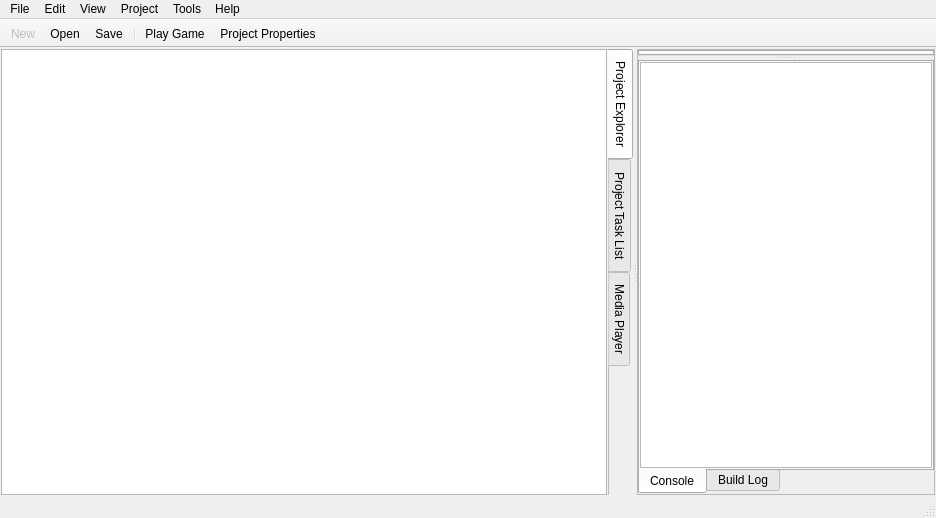
<?xml version="1.0" encoding="UTF-8"?>
<ui version="4.0">
 <class>MainWindow</class>
 <widget class="QMainWindow" name="MainWindow">
  <property name="geometry">
   <rect>
    <x>0</x>
    <y>0</y>
    <width>936</width>
    <height>518</height>
   </rect>
  </property>
  <property name="sizePolicy">
   <sizepolicy hsizetype="Preferred" vsizetype="Preferred">
    <horstretch>0</horstretch>
    <verstretch>0</verstretch>
   </sizepolicy>
  </property>
  <property name="windowTitle">
   <string>QtSphere IDE</string>
  </property>
  <property name="documentMode">
   <bool>false</bool>
  </property>
  <property name="tabShape">
   <enum>QTabWidget::Rounded</enum>
  </property>
  <property name="unifiedTitleAndToolBarOnMac">
   <bool>false</bool>
  </property>
  <widget class="QWidget" name="centralWidget">
   <property name="autoFillBackground">
    <bool>false</bool>
   </property>
   <layout class="QVBoxLayout" name="verticalLayout_5">
    <property name="leftMargin">
     <number>1</number>
    </property>
    <property name="topMargin">
     <number>1</number>
    </property>
    <property name="rightMargin">
     <number>1</number>
    </property>
    <property name="bottomMargin">
     <number>1</number>
    </property>
    <item>
     <widget class="QSplitter" name="splitter">
      <property name="enabled">
       <bool>true</bool>
      </property>
      <property name="orientation">
       <enum>Qt::Horizontal</enum>
      </property>
      <property name="opaqueResize">
       <bool>true</bool>
      </property>
      <widget class="QTabWidget" name="sideBar">
       <property name="sizePolicy">
        <sizepolicy hsizetype="Preferred" vsizetype="Preferred">
         <horstretch>0</horstretch>
         <verstretch>2</verstretch>
        </sizepolicy>
       </property>
       <property name="tabPosition">
        <enum>QTabWidget::East</enum>
       </property>
       <property name="tabShape">
        <enum>QTabWidget::Rounded</enum>
       </property>
       <property name="currentIndex">
        <number>0</number>
       </property>
       <property name="documentMode">
        <bool>true</bool>
       </property>
       <widget class="QWidget" name="projectExplorerTab">
        <property name="sizePolicy">
         <sizepolicy hsizetype="Expanding" vsizetype="Preferred">
          <horstretch>0</horstretch>
          <verstretch>0</verstretch>
         </sizepolicy>
        </property>
        <attribute name="title">
         <string>Project Explorer</string>
        </attribute>
        <layout class="QVBoxLayout" name="verticalLayout">
         <property name="leftMargin">
          <number>0</number>
         </property>
         <property name="topMargin">
          <number>0</number>
         </property>
         <property name="rightMargin">
          <number>0</number>
         </property>
         <property name="bottomMargin">
          <number>0</number>
         </property>
         <item>
          <widget class="QTreeView" name="treeView">
           <property name="animated">
            <bool>true</bool>
           </property>
           <attribute name="headerVisible">
            <bool>false</bool>
           </attribute>
          </widget>
         </item>
        </layout>
       </widget>
       <widget class="QWidget" name="projectTaskList">
        <attribute name="title">
         <string>Project Task List</string>
        </attribute>
        <layout class="QVBoxLayout" name="verticalLayout_2">
         <property name="leftMargin">
          <number>0</number>
         </property>
         <property name="topMargin">
          <number>0</number>
         </property>
         <property name="rightMargin">
          <number>0</number>
         </property>
         <property name="bottomMargin">
          <number>0</number>
         </property>
         <item>
          <layout class="QHBoxLayout" name="horizontalLayout_2">
           <item>
            <widget class="QLabel" name="taskListLabel">
             <property name="text">
              <string>Task List</string>
             </property>
            </widget>
           </item>
           <item>
            <spacer name="horizontalSpacer">
             <property name="orientation">
              <enum>Qt::Horizontal</enum>
             </property>
             <property name="sizeHint" stdset="0">
              <size>
               <width>40</width>
               <height>20</height>
              </size>
             </property>
            </spacer>
           </item>
           <item>
            <widget class="QPushButton" name="newTaskButton">
             <property name="text">
              <string>New Task</string>
             </property>
            </widget>
           </item>
          </layout>
         </item>
         <item>
          <widget class="QTableWidget" name="tableWidget">
           <property name="autoScroll">
            <bool>false</bool>
           </property>
           <property name="showGrid">
            <bool>true</bool>
           </property>
           <property name="gridStyle">
            <enum>Qt::SolidLine</enum>
           </property>
           <property name="cornerButtonEnabled">
            <bool>false</bool>
           </property>
           <property name="rowCount">
            <number>1</number>
           </property>
           <attribute name="horizontalHeaderVisible">
            <bool>false</bool>
           </attribute>
           <attribute name="horizontalHeaderCascadingSectionResizes">
            <bool>false</bool>
           </attribute>
           <attribute name="verticalHeaderCascadingSectionResizes">
            <bool>false</bool>
           </attribute>
           <attribute name="verticalHeaderHighlightSections">
            <bool>true</bool>
           </attribute>
           <row>
            <property name="text">
             <string>1</string>
            </property>
           </row>
           <column>
            <property name="text">
             <string>Task</string>
            </property>
           </column>
           <item row="0" column="0">
            <property name="text">
             <string/>
            </property>
            <property name="checkState">
             <enum>Unchecked</enum>
            </property>
           </item>
          </widget>
         </item>
        </layout>
       </widget>
       <widget class="QWidget" name="mediaPlayerTab">
        <attribute name="title">
         <string>Media Player</string>
        </attribute>
        <layout class="QVBoxLayout" name="verticalLayout_3">
         <item>
          <widget class="QScrollArea" name="scrollArea">
           <property name="frameShape">
            <enum>QFrame::NoFrame</enum>
           </property>
           <property name="frameShadow">
            <enum>QFrame::Plain</enum>
           </property>
           <property name="widgetResizable">
            <bool>true</bool>
           </property>
           <widget class="QWidget" name="scrollAreaWidgetContents">
            <property name="geometry">
             <rect>
              <x>0</x>
              <y>0</y>
              <width>619</width>
              <height>422</height>
             </rect>
            </property>
            <layout class="QVBoxLayout" name="verticalLayout_8">
             <item>
              <spacer name="verticalSpacer">
               <property name="orientation">
                <enum>Qt::Vertical</enum>
               </property>
               <property name="sizeHint" stdset="0">
                <size>
                 <width>20</width>
                 <height>40</height>
                </size>
               </property>
              </spacer>
             </item>
             <item>
              <widget class="QLabel" name="currentlyPlaying">
               <property name="text">
                <string>Currently playing:</string>
               </property>
              </widget>
             </item>
             <item>
              <widget class="QLabel" name="currAudioLbl">
               <property name="sizePolicy">
                <sizepolicy hsizetype="Expanding" vsizetype="Preferred">
                 <horstretch>0</horstretch>
                 <verstretch>0</verstretch>
                </sizepolicy>
               </property>
               <property name="text">
                <string/>
               </property>
              </widget>
             </item>
             <item>
              <widget class="QSlider" name="horizontalSlider">
               <property name="enabled">
                <bool>false</bool>
               </property>
               <property name="maximum">
                <number>100</number>
               </property>
               <property name="sliderPosition">
                <number>0</number>
               </property>
               <property name="orientation">
                <enum>Qt::Horizontal</enum>
               </property>
              </widget>
             </item>
             <item>
              <layout class="QHBoxLayout" name="horizontalLayout">
               <item>
                <widget class="QToolButton" name="playToggleButton">
                 <property name="text">
                  <string>Play</string>
                 </property>
                </widget>
               </item>
               <item>
                <widget class="QToolButton" name="stopButton">
                 <property name="text">
                  <string>Stop</string>
                 </property>
                </widget>
               </item>
               <item>
                <widget class="QToolButton" name="repeatButton">
                 <property name="text">
                  <string>Repeat</string>
                 </property>
                 <property name="checkable">
                  <bool>true</bool>
                 </property>
                </widget>
               </item>
               <item>
                <spacer name="horizontalSpacer_2">
                 <property name="orientation">
                  <enum>Qt::Horizontal</enum>
                 </property>
                 <property name="sizeHint" stdset="0">
                  <size>
                   <width>418</width>
                   <height>20</height>
                  </size>
                 </property>
                </spacer>
               </item>
              </layout>
             </item>
             <item>
              <spacer name="verticalSpacer_2">
               <property name="orientation">
                <enum>Qt::Vertical</enum>
               </property>
               <property name="sizeHint" stdset="0">
                <size>
                 <width>20</width>
                 <height>40</height>
                </size>
               </property>
              </spacer>
             </item>
            </layout>
           </widget>
          </widget>
         </item>
        </layout>
       </widget>
      </widget>
      <widget class="QFrame" name="mainAreaFrame">
       <property name="enabled">
        <bool>true</bool>
       </property>
       <property name="frameShape">
        <enum>QFrame::StyledPanel</enum>
       </property>
       <property name="frameShadow">
        <enum>QFrame::Raised</enum>
       </property>
       <layout class="QVBoxLayout" name="verticalLayout_4">
        <property name="leftMargin">
         <number>0</number>
        </property>
        <property name="topMargin">
         <number>0</number>
        </property>
        <property name="rightMargin">
         <number>0</number>
        </property>
        <property name="bottomMargin">
         <number>0</number>
        </property>
        <item>
         <widget class="QSplitter" name="consoleSplitter">
          <property name="orientation">
           <enum>Qt::Vertical</enum>
          </property>
          <widget class="QTabWidget" name="openFileTabs">
           <property name="currentIndex">
            <number>-1</number>
           </property>
           <property name="tabsClosable">
            <bool>true</bool>
           </property>
           <property name="movable">
            <bool>true</bool>
           </property>
          </widget>
          <widget class="QTabWidget" name="tabWidget">
           <property name="tabPosition">
            <enum>QTabWidget::South</enum>
           </property>
           <property name="currentIndex">
            <number>0</number>
           </property>
           <widget class="QWidget" name="consoleTab">
            <attribute name="title">
             <string>Console</string>
            </attribute>
            <layout class="QVBoxLayout" name="verticalLayout_7">
             <property name="leftMargin">
              <number>0</number>
             </property>
             <property name="topMargin">
              <number>0</number>
             </property>
             <property name="rightMargin">
              <number>0</number>
             </property>
             <property name="bottomMargin">
              <number>0</number>
             </property>
             <item>
              <widget class="QPlainTextEdit" name="consoleText">
               <property name="readOnly">
                <bool>false</bool>
               </property>
              </widget>
             </item>
            </layout>
           </widget>
           <widget class="QWidget" name="buildLogTab">
            <attribute name="title">
             <string>Build Log</string>
            </attribute>
            <layout class="QVBoxLayout" name="verticalLayout_6">
             <property name="leftMargin">
              <number>0</number>
             </property>
             <property name="topMargin">
              <number>0</number>
             </property>
             <property name="rightMargin">
              <number>0</number>
             </property>
             <property name="bottomMargin">
              <number>0</number>
             </property>
             <item>
              <widget class="QTextEdit" name="buildLogText">
               <property name="readOnly">
                <bool>true</bool>
               </property>
              </widget>
             </item>
            </layout>
           </widget>
          </widget>
         </widget>
        </item>
       </layout>
      </widget>
     </widget>
    </item>
   </layout>
  </widget>
  <widget class="QMenuBar" name="menuBar">
   <property name="geometry">
    <rect>
     <x>0</x>
     <y>0</y>
     <width>936</width>
     <height>22</height>
    </rect>
   </property>
   <property name="contextMenuPolicy">
    <enum>Qt::CustomContextMenu</enum>
   </property>
   <property name="nativeMenuBar">
    <bool>true</bool>
   </property>
   <widget class="QMenu" name="menuFile">
    <property name="title">
     <string>File</string>
    </property>
    <widget class="QMenu" name="menuNew">
     <property name="title">
      <string>New</string>
     </property>
     <addaction name="newProject"/>
     <addaction name="separator"/>
     <addaction name="newPlainTextFile"/>
     <addaction name="newMap"/>
     <addaction name="actionSpriteset"/>
     <addaction name="newTileset"/>
     <addaction name="newFont"/>
     <addaction name="newWindowstyle"/>
    </widget>
    <widget class="QMenu" name="menuImport">
     <property name="title">
      <string>Import</string>
     </property>
     <addaction name="actionTiled_map_to_Sphere_map"/>
    </widget>
    <widget class="QMenu" name="menuOpen_Recent">
     <property name="title">
      <string>Open Recent</string>
     </property>
     <addaction name="actionProjectName"/>
     <addaction name="separator"/>
     <addaction name="actionFile_1"/>
     <addaction name="actionFile_2"/>
    </widget>
    <addaction name="menuNew"/>
    <addaction name="actionOpenFile"/>
    <addaction name="actionOpenProject"/>
    <addaction name="actionClose_Project"/>
    <addaction name="menuOpen_Recent"/>
    <addaction name="menuImport"/>
    <addaction name="separator"/>
    <addaction name="actionSave"/>
    <addaction name="actionSave_As"/>
    <addaction name="actionSave_All"/>
    <addaction name="separator"/>
    <addaction name="actionExit"/>
   </widget>
   <widget class="QMenu" name="menuEdit">
    <property name="title">
     <string>Edit</string>
    </property>
    <addaction name="actionUndo"/>
    <addaction name="actionRedo"/>
    <addaction name="separator"/>
    <addaction name="actionCut"/>
    <addaction name="actionCopy"/>
    <addaction name="actionPaste"/>
    <addaction name="actionSelect_All"/>
    <addaction name="separator"/>
    <addaction name="actionZoom_In"/>
    <addaction name="actionZoom_Out"/>
   </widget>
   <widget class="QMenu" name="menuView">
    <property name="title">
     <string>View</string>
    </property>
    <addaction name="actionClose_Active_Pane"/>
    <addaction name="separator"/>
    <addaction name="actionStart_Page"/>
    <addaction name="actionSound_Test"/>
    <addaction name="separator"/>
   </widget>
   <widget class="QMenu" name="menuProject">
    <property name="title">
     <string>Project</string>
    </property>
    <addaction name="actionOpen_Game_Directory"/>
    <addaction name="actionRefresh"/>
    <addaction name="actionClose"/>
    <addaction name="separator"/>
    <addaction name="actionRun_Cell"/>
    <addaction name="actionPackage_Game"/>
    <addaction name="separator"/>
    <addaction name="actionProject_Properties"/>
   </widget>
   <widget class="QMenu" name="menuTools">
    <property name="title">
     <string>Tools</string>
    </property>
    <addaction name="actionConfigure_Engine"/>
    <addaction name="actionConfigure_QtSphere_IDE"/>
   </widget>
   <widget class="QMenu" name="menuHelp">
    <property name="enabled">
     <bool>true</bool>
    </property>
    <property name="title">
     <string>Help</string>
    </property>
    <addaction name="separator"/>
    <addaction name="actionQSIGithub"/>
    <addaction name="actionMSGithub"/>
    <addaction name="separator"/>
    <addaction name="actionAbout"/>
   </widget>
   <addaction name="menuFile"/>
   <addaction name="menuEdit"/>
   <addaction name="menuView"/>
   <addaction name="menuProject"/>
   <addaction name="menuTools"/>
   <addaction name="menuHelp"/>
  </widget>
  <widget class="QToolBar" name="mainToolBar">
   <property name="contextMenuPolicy">
    <enum>Qt::PreventContextMenu</enum>
   </property>
   <property name="movable">
    <bool>false</bool>
   </property>
   <property name="iconSize">
    <size>
     <width>16</width>
     <height>16</height>
    </size>
   </property>
   <property name="floatable">
    <bool>false</bool>
   </property>
   <attribute name="toolBarArea">
    <enum>TopToolBarArea</enum>
   </attribute>
   <attribute name="toolBarBreak">
    <bool>false</bool>
   </attribute>
   <addaction name="toolbarNewButton"/>
   <addaction name="toolbarOpenButton"/>
   <addaction name="toolbarSaveButton"/>
   <addaction name="separator"/>
   <addaction name="toolbarPlayGame"/>
   <addaction name="toolbarProjectProperties"/>
  </widget>
  <widget class="QStatusBar" name="statusBar"/>
  <action name="actionClose_Project">
   <property name="text">
    <string>Close Project</string>
   </property>
   <property name="shortcut">
    <string>Ctrl+Q</string>
   </property>
  </action>
  <action name="actionOpenFile">
   <property name="text">
    <string>Open File...</string>
   </property>
  </action>
  <action name="actionSave">
   <property name="text">
    <string>Save</string>
   </property>
  </action>
  <action name="actionSave_As">
   <property name="text">
    <string>Save As...</string>
   </property>
  </action>
  <action name="actionSave_All">
   <property name="text">
    <string>Save All</string>
   </property>
  </action>
  <action name="actionUndo">
   <property name="text">
    <string>Undo</string>
   </property>
  </action>
  <action name="actionRedo">
   <property name="text">
    <string>Redo</string>
   </property>
  </action>
  <action name="actionCut">
   <property name="text">
    <string>Cut</string>
   </property>
  </action>
  <action name="actionCopy">
   <property name="text">
    <string>Copy</string>
   </property>
  </action>
  <action name="actionPaste">
   <property name="text">
    <string>Paste</string>
   </property>
  </action>
  <action name="actionSelect_All">
   <property name="text">
    <string>Select All</string>
   </property>
  </action>
  <action name="actionZoom_In">
   <property name="text">
    <string>Zoom In</string>
   </property>
  </action>
  <action name="actionZoom_Out">
   <property name="text">
    <string>Zoom Out</string>
   </property>
  </action>
  <action name="actionClose_Active_Pane">
   <property name="text">
    <string>Close Active Pane</string>
   </property>
  </action>
  <action name="actionStart_Page">
   <property name="text">
    <string>Start Page</string>
   </property>
  </action>
  <action name="actionSound_Test">
   <property name="text">
    <string>Sound Test</string>
   </property>
  </action>
  <action name="action_files">
   <property name="text">
    <string>&lt;files&gt;</string>
   </property>
  </action>
  <action name="actionOpen_Game_Directory">
   <property name="text">
    <string>Open Game Directory</string>
   </property>
  </action>
  <action name="actionRefresh">
   <property name="text">
    <string>Refresh</string>
   </property>
  </action>
  <action name="actionProject_Properties">
   <property name="text">
    <string>Project Properties</string>
   </property>
  </action>
  <action name="actionPackage_Game">
   <property name="text">
    <string>Package Game...</string>
   </property>
  </action>
  <action name="actionConfigure_Engine">
   <property name="text">
    <string>Configure Engine...</string>
   </property>
  </action>
  <action name="actionConfigure_QtSphere_IDE">
   <property name="text">
    <string>Configure QtSphere IDE</string>
   </property>
  </action>
  <action name="actionExit">
   <property name="text">
    <string>Exit</string>
   </property>
  </action>
  <action name="actionAbout">
   <property name="checkable">
    <bool>false</bool>
   </property>
   <property name="text">
    <string>About</string>
   </property>
   <property name="visible">
    <bool>true</bool>
   </property>
  </action>
  <action name="newProject">
   <property name="text">
    <string>Project...</string>
   </property>
  </action>
  <action name="newPlainTextFile">
   <property name="text">
    <string>Text/Script file</string>
   </property>
  </action>
  <action name="newMap">
   <property name="text">
    <string>Map</string>
   </property>
  </action>
  <action name="newTileset">
   <property name="text">
    <string>Tileset</string>
   </property>
  </action>
  <action name="newFont">
   <property name="text">
    <string>Font</string>
   </property>
  </action>
  <action name="newWindowstyle">
   <property name="text">
    <string>Windowstyle</string>
   </property>
  </action>
  <action name="actionClose">
   <property name="text">
    <string>Close</string>
   </property>
  </action>
  <action name="toolbarNewButton">
   <property name="enabled">
    <bool>false</bool>
   </property>
   <property name="text">
    <string>New</string>
   </property>
   <property name="toolTip">
    <string>New file</string>
   </property>
   <property name="visible">
    <bool>false</bool>
   </property>
  </action>
  <action name="toolbarOpenButton">
   <property name="text">
    <string>Open</string>
   </property>
   <property name="toolTip">
    <string>Open</string>
   </property>
  </action>
  <action name="toolbarSaveButton">
   <property name="text">
    <string>Save</string>
   </property>
   <property name="toolTip">
    <string>Save current file</string>
   </property>
  </action>
  <action name="toolbarPlayGame">
   <property name="icon">
    <iconset resource="res/qsires.qrc">
     <normaloff>:/icons/sphere-icon.png</normaloff>:/icons/sphere-icon.png</iconset>
   </property>
   <property name="text">
    <string>Play Game</string>
   </property>
   <property name="toolTip">
    <string>Play Game</string>
   </property>
  </action>
  <action name="toolbarProjectProperties">
   <property name="icon">
    <iconset resource="res/qsires.qrc">
     <normaloff>:/icons/1385573251-24px.png</normaloff>:/icons/1385573251-24px.png</iconset>
   </property>
   <property name="text">
    <string>Project Properties</string>
   </property>
   <property name="toolTip">
    <string>Project Properties</string>
   </property>
  </action>
  <action name="actionContextMenuItem1">
   <property name="checkable">
    <bool>true</bool>
   </property>
   <property name="icon">
    <iconset resource="res/qsires.qrc">
     <normaloff>:/icons/sphere-icon.png</normaloff>:/icons/sphere-icon.png</iconset>
   </property>
   <property name="text">
    <string>contextMenuItem1</string>
   </property>
  </action>
  <action name="actionTiled_map_to_Sphere_map">
   <property name="text">
    <string>Tiled map</string>
   </property>
  </action>
  <action name="actionOpenProject">
   <property name="text">
    <string>Open Project...</string>
   </property>
  </action>
  <action name="actionProjectName">
   <property name="text">
    <string>Project Name</string>
   </property>
  </action>
  <action name="actionFile_1">
   <property name="text">
    <string>field.rmp</string>
   </property>
  </action>
  <action name="actionFile_2">
   <property name="text">
    <string>field2.rmp</string>
   </property>
  </action>
  <action name="actionRun_Cell">
   <property name="text">
    <string>Run Cell</string>
   </property>
  </action>
  <action name="actionSpriteset">
   <property name="text">
    <string>Spriteset</string>
   </property>
  </action>
  <action name="actionQSIGithub">
   <property name="text">
    <string>QtSphere IDE on GitHub</string>
   </property>
  </action>
  <action name="actionMSGithub">
   <property name="text">
    <string>miniSphere on GitHub</string>
   </property>
  </action>
 </widget>
 <layoutdefault spacing="6" margin="11"/>
 <resources>
  <include location="res/qsires.qrc"/>
 </resources>
 <connections/>
</ui>
